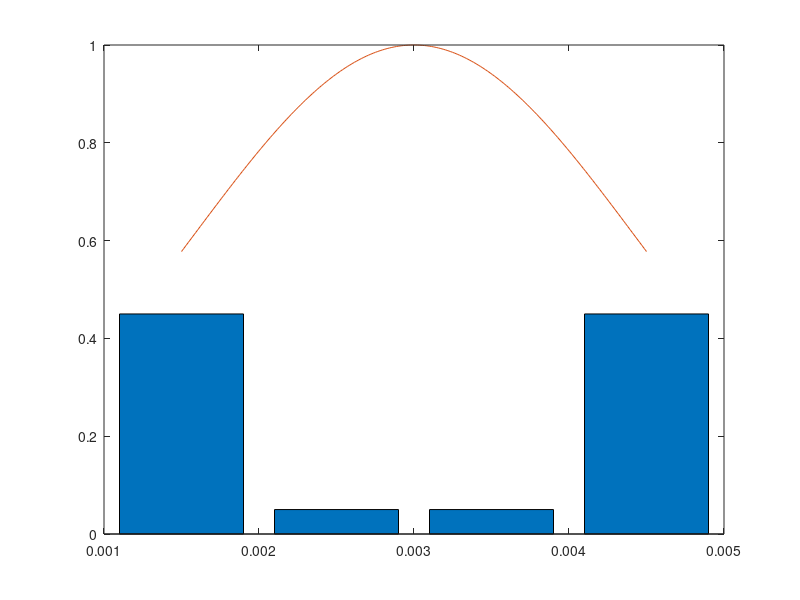
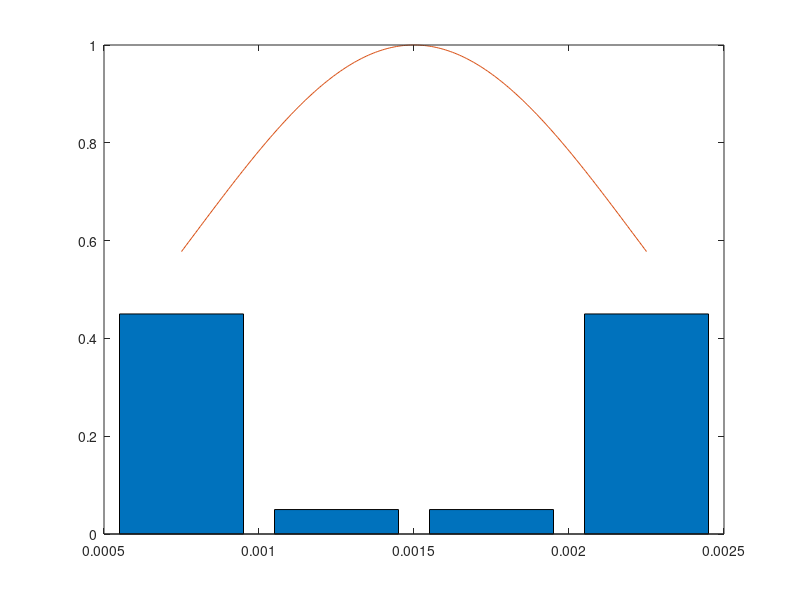
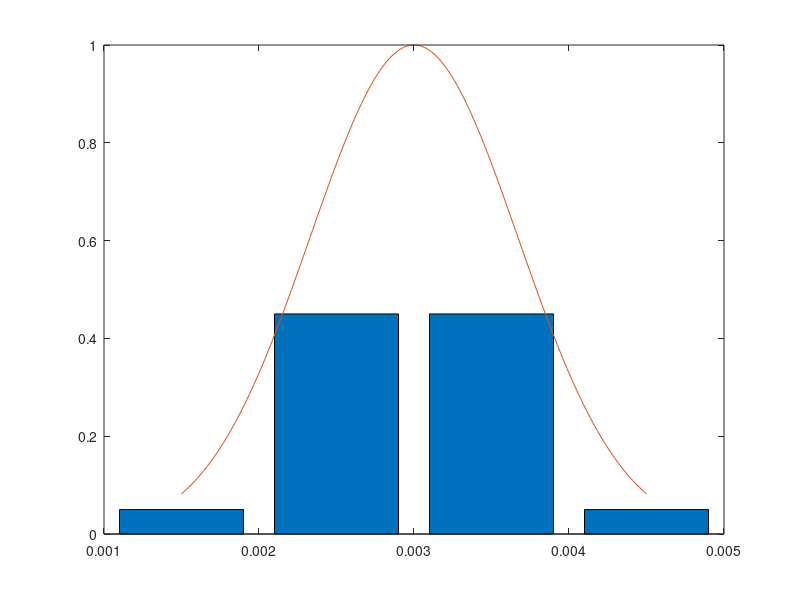
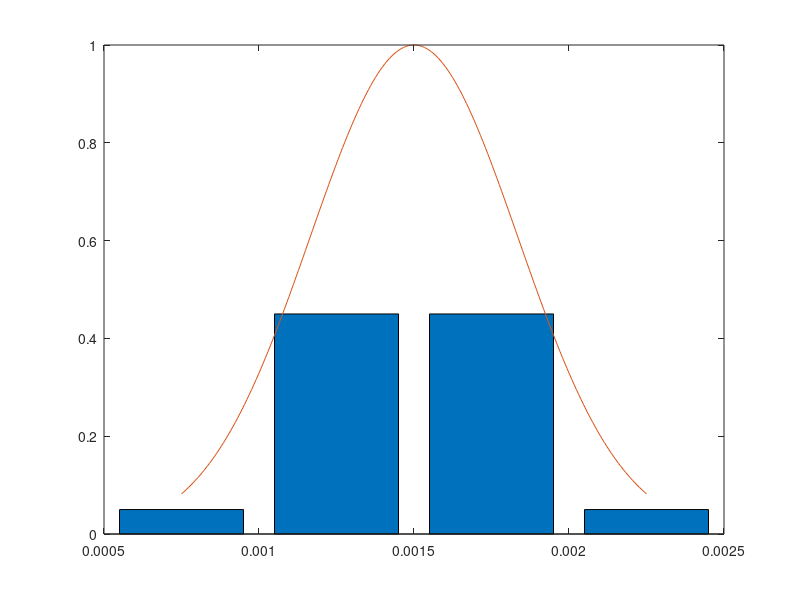

Recreate these plots in MATLAB, in order.
clear all
close all
clc

diameterIronOreCoarseReal = [6.3; 5.6; 3.55; 2; 1]/1000;
weightIronOreCoarseReal= [0.101676719;	0.119218182;	0.519542204;	0.259562895;	0];

diameterIronOreFineReal = [0.00200000000000000;0.00160000000000000;0.00125000000000000;0.00100000000000000;0.000800000000000000;0.000630000000000000;0.000500000000000000;0.000315000000000000;0.00000001];
weightIronOreFineReal= [0.353978984000000;0.174765409000000;0.149244687000000;0.129140480000000;0.0634363330000000;0.0513413220000000;0.0320992590000000;0.0169929900000000;0.0290005370000000];





%diameter = [0.00450;0.00350;0.00250;0.00150];

wei(:,1) = [0.45; 0.05; 0.05; 0.45]; %gollum 40 1st round
wei(:,2) = [0.0500;0.450;0.450;0.0500];  %gollum 41 1st round
wei(:,3) = [0.25;0.25;0.25;0.25];
wei(:,4) = [0.33;0.17;0.17;0.33];

j=1;
for i=1:8
    
    if i<5
        diameter = [0.00450;0.00350;0.00250;0.00150];
        weight = wei(:,i);   
    elseif i == 5
         diameter =    [2	1.6	1.25	1	0.63	0.315]'/1000; %limestone	fine	sim
         weight = [0.342	0	0.107	0.01	0.327	0.214]';
    elseif i == 6
         diameter =    [2	1.6	1.25	1	0.8	0.63]'/1000; %coke	fine	sim
         weight = [0.050	0.000	0.000	0.000	0.000	0.950]';
    elseif i == 7
         diameter =    [6.3	5.6	3.55	2	1]'/1000; %coke	coarse	sim
         weight = [0.000	0.080	0.920	0.000	0.000]';
    elseif i == 8
         diameter =    [2	1.6	1.25	0.63	0.315]'/1000; %sinter fine	sim
         weight = [0.6205	0.0000	0.1050	0.2299	0.0446]';
    end
    
    radius = diameter/2;
 
weightedMeanDiam(i) = mean(weight.'*diameter,2);
stddevDiam(i)=sqrt(var(diameter, weight));

weightedMeanRad(i) = mean(weight.'*radius,2);
stddevRad(i)=sqrt(var(radius, weight));


x = [min(diameter):(max(diameter)-min(diameter))/199:max(diameter)];
norm = normpdf(x,weightedMeanDiam(i),stddevDiam(i));
norm=norm/max(norm);

x2 = [min(radius):(max(radius)-min(radius))/199:max(radius)];
norm2 = normpdf(x2,weightedMeanRad(i),stddevRad(i));
norm2=norm2/max(norm2);

figure(j);
bar(diameter,weight)
hold on
plot(x,norm)
hold off

j=j+1;

figure(j);
bar(radius,weight)
hold on
plot(x2,norm2)
hold off
j=j+1;

end
